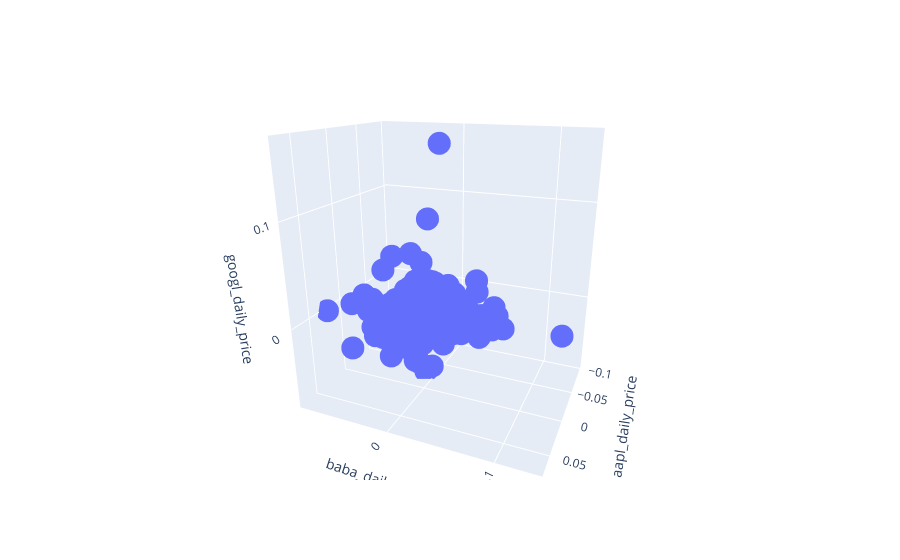

The cell this chart's notebook holds for it:
### Markdown cell above
## Create a 3D scatter plot of percent changes of the stocks

### Code cell
# TODO: update and fix scatter plot

import plotly.express as px

data = prices_pct

fig = px.scatter_3d( data,
    x = 'aapl_daily_price',
    y = 'baba_daily_price',
    z = 'googl_daily_price',
)

fig.show()

### Figure 1 — Plotly figure (JSON) as saved in the notebook; plotly's stock layout.template omitted (floating-point values rounded to 4 significant figures; data arrays with more than 128 entries replaced by an {"elided": "..."} marker saying what was removed)
{"data": [{"hoverlabel": {"namelength": 0}, "hovertemplate": "aapl_daily_price=%{x}<br>baba_daily_price=%{y}<br>googl_daily_price=%{z}", "legendgroup": "", "marker": {"color": "#636efa", "symbol": "circle"}, "mode": "markers", "name": "", "scene": "scene", "showlegend": false, "type": "scatter3d", "x": {"elided": "1272 float values"}, "y": {"elided": "1272 float values"}, "z": {"elided": "1272 float values"}}], "layout": {"autosize": true, "legend": {"tracegroupgap": 0}, "margin": {"t": 60}, "scene": {"aspectmode": "auto", "aspectratio": {"x": 0.82, "y": 1.064, "z": 1.146}, "camera": {"center": {"x": 0, "y": 0, "z": 0}, "eye": {"x": 1.872, "y": 0.7907, "z": 0.7477}, "projection": {"type": "perspective"}, "up": {"x": 0, "y": 0, "z": 1}}, "domain": {"x": [0, 1], "y": [0, 1]}, "xaxis": {"title": {"text": "aapl_daily_price"}, "type": "linear"}, "yaxis": {"title": {"text": "baba_daily_price"}, "type": "linear"}, "zaxis": {"title": {"text": "googl_daily_price"}, "type": "linear"}}}}
